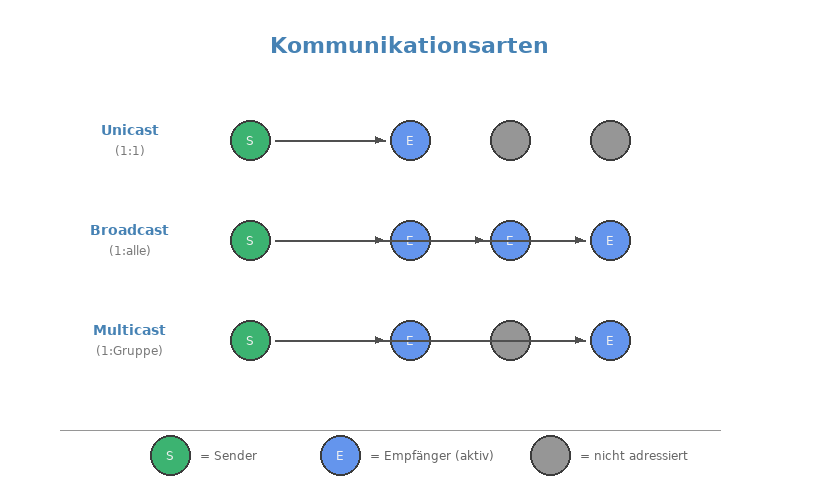

Write Python code to recreate this figure.
#!/usr/bin/env python3
"""Generate communication types diagram (Unicast, Broadcast, Multicast)."""

from PIL import Image, ImageDraw, ImageFont
import os

# Canvas
WIDTH, HEIGHT = 820, 490
img = Image.new('RGBA', (WIDTH, HEIGHT), (0, 0, 0, 0))
draw = ImageDraw.Draw(img)

# Fonts
try:
    font_title = ImageFont.truetype("/usr/share/fonts/truetype/dejavu/DejaVuSans-Bold.ttf", 22)
    font_label = ImageFont.truetype("/usr/share/fonts/truetype/dejavu/DejaVuSans-Bold.ttf", 14)
    font_text = ImageFont.truetype("/usr/share/fonts/truetype/dejavu/DejaVuSans.ttf", 12)
except:
    font_title = font_label = font_text = ImageFont.load_default()

# Colors
TITLE_COLOR = (70, 130, 180, 255)
SENDER_COLOR = (60, 179, 113, 255)      # Green
RECEIVER_COLOR = (100, 149, 237, 255)   # Blue
INACTIVE_COLOR = (150, 150, 150, 255)   # Gray
ARROW_COLOR = (80, 80, 80, 255)
TEXT_LIGHT = (240, 240, 240, 255)

def draw_node(x, y, color, label):
    """Draw a network node."""
    draw.ellipse([x-20, y-20, x+20, y+20], fill=color, outline=(60, 60, 60, 255), width=2)
    draw.text((x, y), label, font=font_text, fill=TEXT_LIGHT, anchor="mm")

def draw_arrow(x1, y1, x2, y2):
    """Draw an arrow from (x1,y1) to (x2,y2)."""
    draw.line([(x1, y1), (x2, y2)], fill=ARROW_COLOR, width=2)
    # Simple arrowhead
    import math
    angle = math.atan2(y2-y1, x2-x1)
    arrow_len = 10
    draw.polygon([
        (x2, y2),
        (x2 - arrow_len * math.cos(angle - 0.4), y2 - arrow_len * math.sin(angle - 0.4)),
        (x2 - arrow_len * math.cos(angle + 0.4), y2 - arrow_len * math.sin(angle + 0.4)),
    ], fill=ARROW_COLOR)

# Title
draw.text((WIDTH//2, 45), "Kommunikationsarten", font=font_title, fill=TITLE_COLOR, anchor="mm")

# Layout
row_height = 100
start_y = 110
label_x = 130
sender_x = 250
receiver_x = [410, 510, 610]

# Row 1: Unicast (1:1)
y = start_y
draw.text((label_x, y + 20), "Unicast", font=font_label, fill=TITLE_COLOR, anchor="mm")
draw.text((label_x, y + 40), "(1:1)", font=font_text, fill=(120, 120, 120, 255), anchor="mm")

draw_node(sender_x, y + 30, SENDER_COLOR, "S")
draw_arrow(sender_x + 25, y + 30, receiver_x[0] - 25, y + 30)
draw_node(receiver_x[0], y + 30, RECEIVER_COLOR, "E")
draw_node(receiver_x[1], y + 30, INACTIVE_COLOR, "")
draw_node(receiver_x[2], y + 30, INACTIVE_COLOR, "")

# Row 2: Broadcast (1:n)
y = start_y + row_height
draw.text((label_x, y + 20), "Broadcast", font=font_label, fill=TITLE_COLOR, anchor="mm")
draw.text((label_x, y + 40), "(1:alle)", font=font_text, fill=(120, 120, 120, 255), anchor="mm")

draw_node(sender_x, y + 30, SENDER_COLOR, "S")
for rx in receiver_x:
    draw_arrow(sender_x + 25, y + 30, rx - 25, y + 30)
    draw_node(rx, y + 30, RECEIVER_COLOR, "E")

# Row 3: Multicast (1:m)
y = start_y + 2 * row_height
draw.text((label_x, y + 20), "Multicast", font=font_label, fill=TITLE_COLOR, anchor="mm")
draw.text((label_x, y + 40), "(1:Gruppe)", font=font_text, fill=(120, 120, 120, 255), anchor="mm")

draw_node(sender_x, y + 30, SENDER_COLOR, "S")
draw_arrow(sender_x + 25, y + 30, receiver_x[0] - 25, y + 30)
draw_node(receiver_x[0], y + 30, RECEIVER_COLOR, "E")
draw_node(receiver_x[1], y + 30, INACTIVE_COLOR, "")
draw_arrow(sender_x + 25, y + 30, receiver_x[2] - 25, y + 30)
draw_node(receiver_x[2], y + 30, RECEIVER_COLOR, "E")

# Legend at bottom
legend_y = start_y + 3 * row_height + 30
draw.line([(60, legend_y - 10), (720, legend_y - 10)], fill=(150, 150, 150, 255), width=1)

draw_node(170, legend_y + 15, SENDER_COLOR, "S")
draw.text((200, legend_y + 15), "= Sender", font=font_text, fill=(100, 100, 100, 255), anchor="lm")

draw_node(340, legend_y + 15, RECEIVER_COLOR, "E")
draw.text((370, legend_y + 15), "= Empfänger (aktiv)", font=font_text, fill=(100, 100, 100, 255), anchor="lm")

draw_node(550, legend_y + 15, INACTIVE_COLOR, "")
draw.text((580, legend_y + 15), "= nicht adressiert", font=font_text, fill=(100, 100, 100, 255), anchor="lm")

# Save
output_dir = "/media/andhue/Wissen/open-lectures/.kiro/tmp"
img.save(f"{output_dir}/kommunikationsarten_draft.png", "PNG")
print(f"Created: {output_dir}/kommunikationsarten_draft.png")
